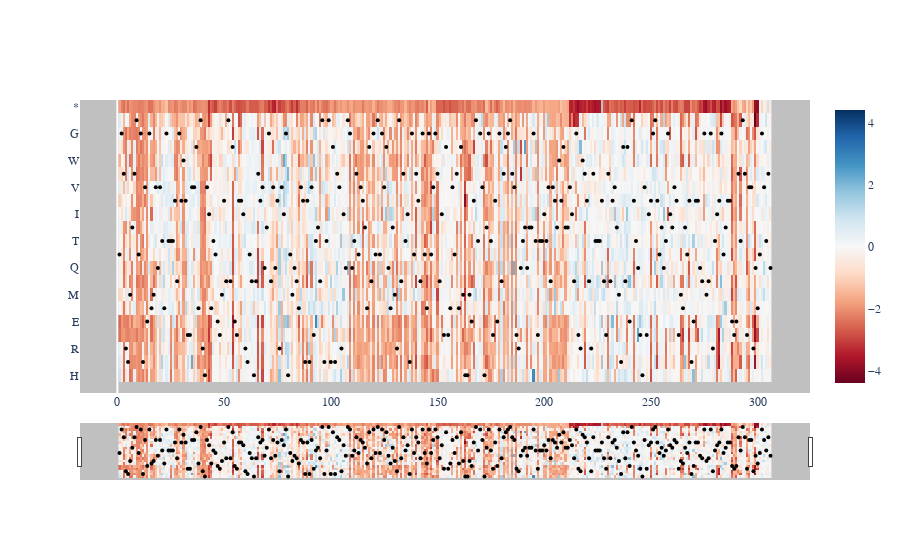

The notebook cell this image was saved under:
### Code cell
all_residues, mean_stop_dict = matrix_transform.transform_matrix_sigma(
            'new_glu_gal', 'gal_glu.csv', samples, sets, res_redo, all_sets)
visualize.make_heatmap(all_residues, [int(x[4:]) for x in list(all_residues.columns)], \
            grouped_aa, wt_full[1:], show = True, 
            save = False, name = fig_folder+'glu_gal_standardize')

### Figure 1 — Plotly figure (JSON) as saved in the notebook; plotly's stock layout.template omitted (floating-point values rounded to 4 significant figures; data arrays with more than 128 entries replaced by an {"elided": "..."} marker saying what was removed)
{"data": [{"colorscale": [[0, "rgb(103,0,31)"], [0.1, "rgb(178,24,43)"], [0.2, "rgb(214,96,77)"], [0.3, "rgb(244,165,130)"], [0.4, "rgb(253,219,199)"], [0.5, "rgb(247,247,247)"], [0.6, "rgb(209,229,240)"], [0.7, "rgb(146,197,222)"], [0.8, "rgb(67,147,195)"], [0.9, "rgb(33,102,172)"], [1, "rgb(5,48,97)"]], "type": "heatmap", "x": {"elided": "306 int values"}, "y": ["H", "K", "R", "D", "E", "C", "M", "N", "Q", "S", "T", "A", "I", "L", "V", "F", "W", "Y", "G", "P", "*"], "z": {"elided": "21x306 float values"}, "zmid": 0, "zmin": -3}, {"marker": {"color": "Black", "size": 4}, "mode": "markers", "name": "wt", "type": "scatter", "x": {"elided": "306 int values"}, "y": {"elided": "306 str values"}}], "layout": {"font": {"family": "Arial"}, "paper_bgcolor": "rgba(0, 0, 0, 0)", "plot_bgcolor": "rgba(166, 166, 166, 0.7)", "xaxis": {"rangeslider": {"visible": true}, "showgrid": false, "type": "linear"}, "yaxis": {"showgrid": false}}}
